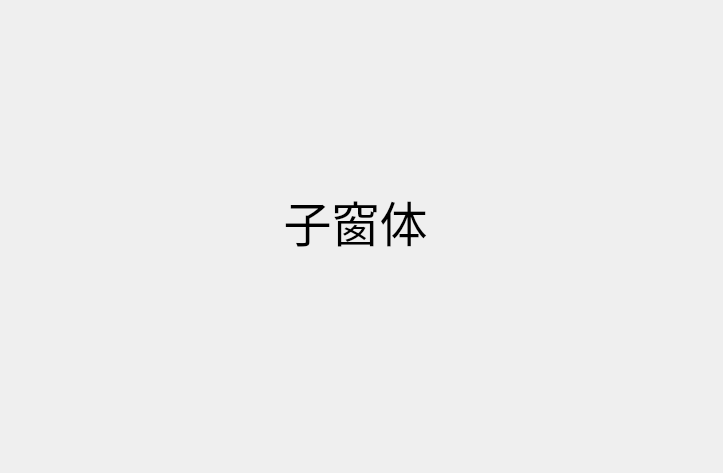
<?xml version="1.0" encoding="UTF-8"?>
<ui version="4.0">
 <class>SonWidget</class>
 <widget class="QWidget" name="SonWidget">
  <property name="geometry">
   <rect>
    <x>0</x>
    <y>0</y>
    <width>723</width>
    <height>473</height>
   </rect>
  </property>
  <property name="windowTitle">
   <string>Form</string>
  </property>
  <widget class="QLabel" name="label">
   <property name="geometry">
    <rect>
     <x>140</x>
     <y>170</y>
     <width>431</width>
     <height>101</height>
    </rect>
   </property>
   <property name="font">
    <font>
     <family>Arial</family>
     <pointsize>36</pointsize>
    </font>
   </property>
   <property name="text">
    <string>子窗体</string>
   </property>
   <property name="alignment">
    <set>Qt::AlignCenter</set>
   </property>
  </widget>
 </widget>
 <resources/>
 <connections/>
</ui>
